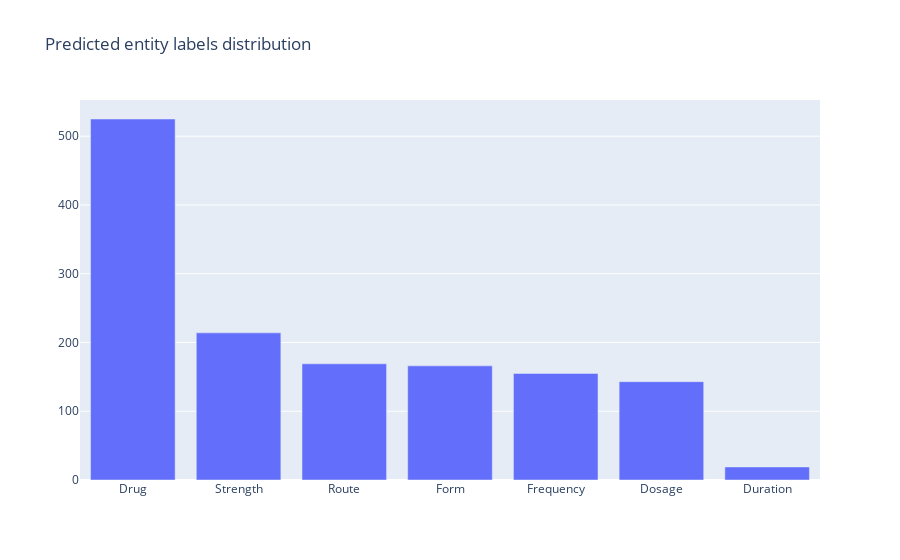

The code cell stored with this chart in its notebook:
### Markdown cell above
### Entity labels

### Code cell
from rubrix.metrics.token_classification import entity_labels

entity_labels(name="med7_trf").visualize()

### Figure 1 — Plotly figure (JSON) as saved in the notebook; plotly's stock layout.template omitted (floating-point values rounded to 4 significant figures)
{"data": [{"type": "bar", "x": ["Drug", "Strength", "Route", "Form", "Frequency", "Dosage", "Duration"], "y": [525, 214, 169, 166, 155, 143, 19]}], "layout": {"autosize": true, "title": {"text": "Predicted entity labels distribution"}, "xaxis": {"autorange": true, "range": [-0.5, 6.5], "title": {"text": ""}, "type": "category"}, "yaxis": {"autorange": true, "range": [0, 552.6], "title": {"text": ""}, "type": "linear"}}}
